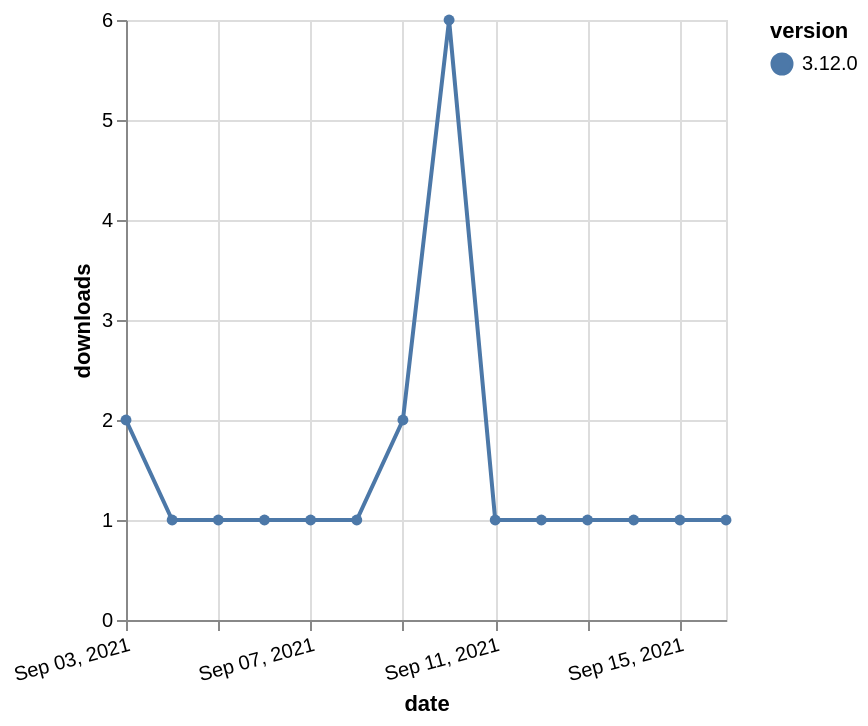

Write the Vega-Lite specification saved for this chart.
### Vega-Lite specification from a JSON file in a GitHub repository (floating-point values rounded to 4 significant figures)
{"$schema": "https://vega.github.io/schema/vega-lite/v5.json", "description": "A simple bar chart with embedded data.", "data": {"values": [{"date": "2021-09-03", "total": 538, "delta": 2, "version": "3.12.0"}, {"date": "2021-09-04", "total": 539, "delta": 1, "version": "3.12.0"}, {"date": "2021-09-05", "total": 540, "delta": 1, "version": "3.12.0"}, {"date": "2021-09-06", "total": 541, "delta": 1, "version": "3.12.0"}, {"date": "2021-09-07", "total": 542, "delta": 1, "version": "3.12.0"}, {"date": "2021-09-08", "total": 543, "delta": 1, "version": "3.12.0"}, {"date": "2021-09-09", "total": 545, "delta": 2, "version": "3.12.0"}, {"date": "2021-09-10", "total": 551, "delta": 6, "version": "3.12.0"}, {"date": "2021-09-11", "total": 552, "delta": 1, "version": "3.12.0"}, {"date": "2021-09-12", "total": 553, "delta": 1, "version": "3.12.0"}, {"date": "2021-09-13", "total": 554, "delta": 1, "version": "3.12.0"}, {"date": "2021-09-14", "total": 555, "delta": 1, "version": "3.12.0"}, {"date": "2021-09-15", "total": 556, "delta": 1, "version": "3.12.0"}, {"date": "2021-09-16", "total": 557, "delta": 1, "version": "3.12.0"}]}, "width": "container", "mark": {"type": "line", "point": {"filled": true}}, "encoding": {"x": {"field": "date", "type": "temporal", "timeUnit": "yearmonthdate", "title": "date", "axis": {"labelAngle": -15}}, "y": {"field": "delta", "type": "quantitative", "title": "downloads"}, "color": {"field": "version", "type": "nominal"}, "tooltip": {"field": "delta"}}}
